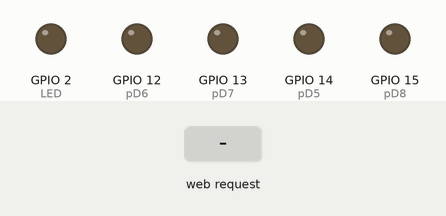
Simulated run of this sketch. Board: ESP8266 (NodeMCU). Parts: output pins drawn as LEDs (lit = HIGH). The inputs (shaded band) are chosen by the test bench. WiFi joins after 1.5 s; servers stay silent unless stated; what the sketch prints to the serial monitor is not drawn.

Above: at 2.7 s.
2.8 s: HTTP request GET /OPEN_LED received
At 3.4 s:
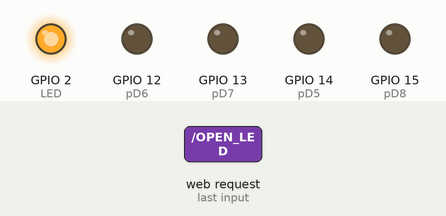
4.3 s: HTTP request GET /FWD received
At 4.6 s:
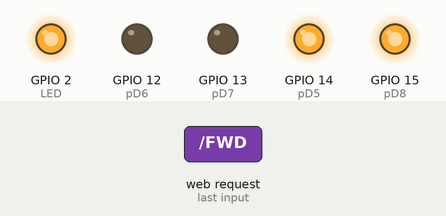
5.8 s: HTTP request GET /CLOSE_LED received
At 6.9 s:
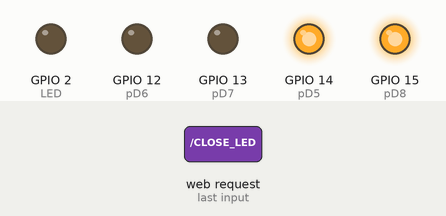
7.3 s: HTTP request GET /BKW received
At 8.1 s:
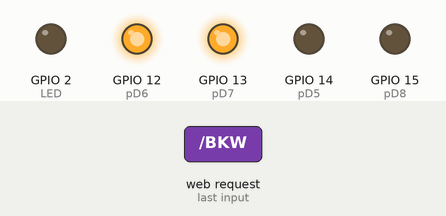
8.8 s: HTTP request GET /LEFT received
At 9.2 s:
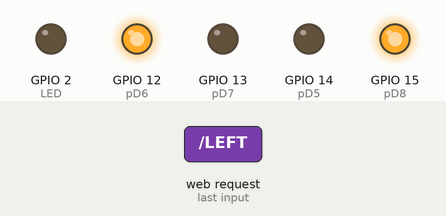
10.3 s: HTTP request GET /RIGHT received
At 11.6 s:
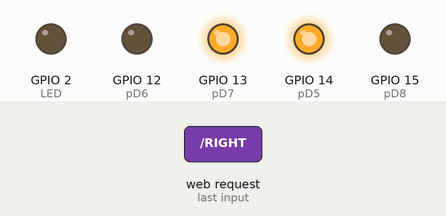
Timing chart, 0 to 12.8 s (numbered marks = the images above; inputs shaded):
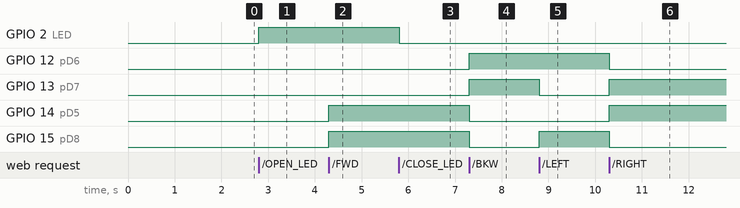

The sketch:

esp_code.ino
```cpp
#include "ESP_MICRO.h"

const int LED = 2;
const int pD5 = 14;
const int pD6 = 12;
const int pD7 = 13;
const int pD8 = 15;

void setup(){
  Serial.begin(9600);
  pinMode(LED,OUTPUT);


start("SSID","PWD"); // Wifi details


  pinMode(pD5,OUTPUT);
  pinMode(pD6,OUTPUT);
  pinMode(pD7,OUTPUT);
  pinMode(pD8,OUTPUT);

  digitalWrite(pD5,LOW);
  digitalWrite(pD6,LOW);
  digitalWrite(pD7,LOW);
  digitalWrite(pD8,LOW);
}

void loop(){
  waitUntilNewReq();  //Waits until a new request from python come

  if (getPath()=="/OPEN_LED"){
    digitalWrite(LED,HIGH);
    returnThisInt(1); //Returns the data to python
  }
  if (getPath()=="/CLOSE_LED"){
    digitalWrite(LED,LOW);
    returnThisInt(1); //Returns the data to python
  }


  if (getPath()=="/FWD"){
    digitalWrite(pD5,HIGH);
    digitalWrite(pD6,LOW);
    digitalWrite(pD7,LOW);
    digitalWrite(pD8,HIGH);
    returnThisInt(1); //Returns the data to python
  }
  if (getPath()=="/BKW"){
    digitalWrite(pD5,LOW);
    digitalWrite(pD6,HIGH);
    digitalWrite(pD7,HIGH);
    digitalWrite(pD8,LOW);
    returnThisInt(1); //Returns the data to python
  }
  if (getPath()=="/LEFT"){
    digitalWrite(pD5,LOW);
    digitalWrite(pD6,HIGH);
    digitalWrite(pD7,LOW);
    digitalWrite(pD8,HIGH);
    returnThisInt(1); //Returns the data to python
  }
  if (getPath()=="/RIGHT"){
    digitalWrite(pD5,HIGH);
    digitalWrite(pD6,LOW);
    digitalWrite(pD7,HIGH);
    digitalWrite(pD8,LOW);
    returnThisInt(1); //Returns the data to python
  }

if (getPath()=="/STOP"){
    digitalWrite(pD5,LOW);
    digitalWrite(pD6,LOW);
    digitalWrite(pD7,LOW);
    digitalWrite(pD8,LOW);
    returnThisInt(1); //Returns the data to python
  }


}
```

ESP_MICRO.h
```cpp
#include <ESP8266WiFi.h>
#include <ESP8266mDNS.h>
#include <WiFiClient.h>

// OUR SERVER'S PORT, 80 FOR DEFAULT
WiFiServer server(80);
WiFiClient client;
String rule;

void start(String ssid, String pass){
  WiFi.mode(WIFI_STA);
  WiFi.begin(ssid.c_str(),pass.c_str());

  Serial.println("");
// Wait for connection
  while (WiFi.status() != WL_CONNECTED) {
    delay(500);
    Serial.print(".");
  }
  Serial.println("");
  Serial.print("Connected to ");
  Serial.println(ssid);
  Serial.print("IP address: ");
  Serial.println(WiFi.localIP());
// Setting up mDNS responder
  if (!MDNS.begin("esp8266")) {
    Serial.println("Error setting up MDNS responder!");
    while (1) {
      delay(1000);
    }
  }
  Serial.println("mDNS responder started");
// Start TCP (HTTP) server
  server.begin();
  Serial.println("TCP server started");
// Add service to MDNS-SD
  MDNS.addService("http", "tcp", 80);
}

bool isReqCame = false;

void CheckNewReq(){
  client = server.available();
  if (!client) {
    return;
  }
  Serial.println("");
  Serial.println("NEW REQUEST");
// Waiting client to connect
  while (client.connected() && !client.available()) {
    delay(1);
  }
// Read the first line of HTTP request
  String req = client.readStringUntil('\r');
  int addr_start = req.indexOf(' ');
  int addr_end = req.indexOf(' ', addr_start + 1);
  if (addr_start == -1 || addr_end == -1) {
    Serial.print("Invalid request: ");
    Serial.println(req);
    return;
  }
  req = req.substring(addr_start + 1, addr_end);
  Serial.print("Requested Path: ");
  Serial.println(req);

  rule = req;
  isReqCame = true;

  client.flush();
}
void waitUntilNewReq(){
  do {CheckNewReq();} while (!isReqCame);
  isReqCame = false;
}

void returnThisStr(String final_data){
  String s;
  //HTTP Protocol code.
  s = "HTTP/1.1 200 OK\r\nContent-Type: text/html\r\n\r\n";
  s += final_data; //Our final raw data to return
  client.print(s);
  Serial.println("Returned to client.");
}
void returnThisInt(int final_data){
  returnThisStr(String(final_data));
}

String getPath(){
  return rule;
}
```

Measured:
- after the input at 2.8 s, GPIO 2 (LED): LOW → HIGH at once
- after the input at 4.3 s, GPIO 14 (pD5), GPIO 15 (pD8): LOW → HIGH at once
- after the input at 5.8 s, GPIO 2 (LED): HIGH → LOW at once
- after the input at 7.3 s, GPIO 12 (pD6), GPIO 13 (pD7): LOW → HIGH at once; GPIO 14 (pD5), GPIO 15 (pD8): HIGH → LOW at once
- after the input at 8.8 s, GPIO 13 (pD7): HIGH → LOW at once; GPIO 15 (pD8): LOW → HIGH at once
- after the input at 10.3 s, GPIO 12 (pD6), GPIO 15 (pD8): HIGH → LOW at once; GPIO 13 (pD7), GPIO 14 (pD5): LOW → HIGH at once
